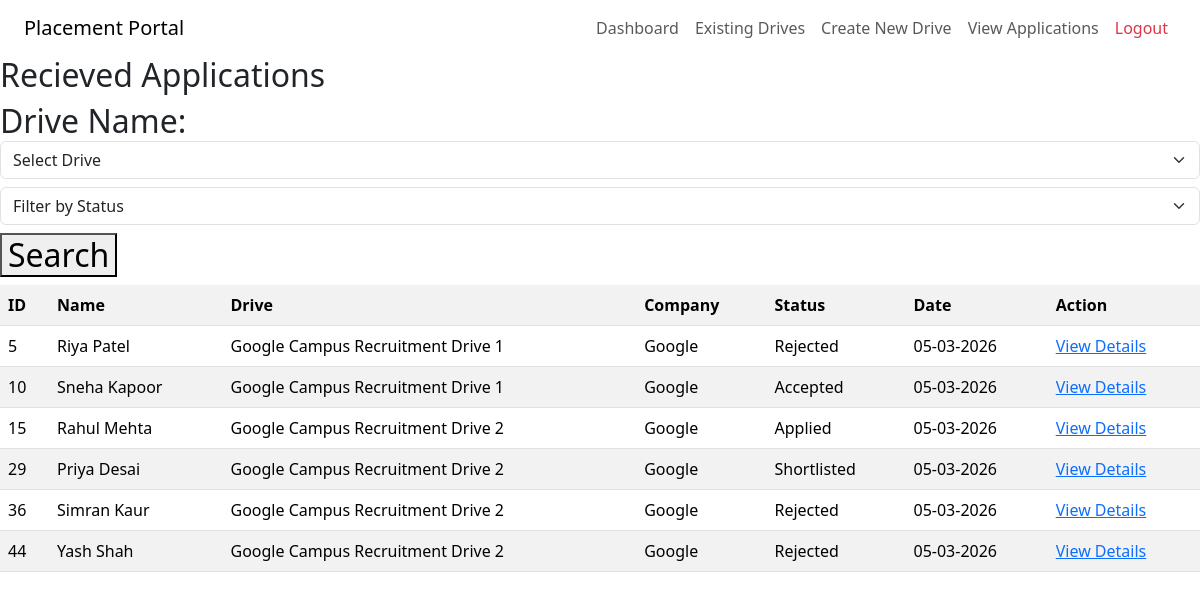
The app's page /company/1/viewApplications (signed in) with its own data.
### models.py (models this page shows)
class Application(db.Model):
    __tablename__ = "applications"
    applicationId = db.Column(db.Integer, autoincrement = True , primary_key = True)
    studentId = db.Column(db.Integer, db.ForeignKey("students.studentId"))
    jobId  = db.Column(db.Integer, db.ForeignKey("jobpositions.jobId"))
    status = db.Column(db.String, default = "Applied", nullable = False)
    appliedOn = db.Column(db.DateTime, default = datetime.utcnow)
    student = db.relationship('Student', back_populates = "applications")
    job = db.relationship('JobPosition', back_populates = 'applications')
    placement = db.relationship('Placement', back_populates = "application" , uselist = False, cascade = "all, delete-orphan")

class Student(db.Model):
    __tablename__ = "students"
    studentId = db.Column(db.Integer,autoincrement = True, primary_key = True )
    userId = db.Column(db.Integer, db.ForeignKey("users.userId"), nullable = False)
    name = db.Column(db.String, nullable = False)
    contactNumber = db.Column(db.Integer , nullable = False)
    department = db.Column(db.String, nullable = False)
    resume = db.Column(db.String, nullable = False)
    experience = db.Column(db.String, nullable = False)
    skills = db.Column(db.String, nullable = False)
    user = db.relationship('User', back_populates = "student")
    applications = db.relationship('Application', back_populates = "student", lazy = True, cascade = "all, delete-orphan")

class JobPosition(db.Model):
    __tablename__ = "jobpositions"
    jobId = db.Column(db.Integer, primary_key = True, autoincrement = True)
    companyId = db.Column(db.Integer, db.ForeignKey("companies.companyId"), nullable = False)
    driveName = db.Column(db.String, nullable = False)
    positionOpen= db.Column(db.String, nullable = False)
    description = db.Column(db.String, nullable = False)
    skillsRequired = db.Column(db.String, nullable = False)
    experienceRequired = db.Column(db.String, nullable = False)
    active = db.Column(db.Boolean, default = True, nullable = False)
    salary = db.Column(db.String, nullable = False)
    location = db.Column(db.String, nullable = False)
    company = db.relationship('Company', back_populates = "jobs")
    applications = db.relationship('Application', back_populates = 'job', lazy = True, cascade = "all, delete-orphan")

class Company(db.Model):
    __tablename__ = "companies"
    companyId = db.Column(db.Integer, autoincrement = True, primary_key = True)
    userId = db.Column(db.Integer, db.ForeignKey("users.userId"), nullable = False)
    companyName = db.Column(db.String, nullable = False)
    industry = db.Column(db.String, nullable = False)
    description = db.Column(db.String, nullable = False)
    companyEmail = db.Column(db.String,nullable = False)
    approved = db.Column(db.Boolean, default = False, nullable = False)
    jobs = db.relationship('JobPosition', back_populates = "company", lazy = True, cascade = "all, delete-orphan")
    user = db.relationship('User', back_populates = "company")

### app.py (the view, shortened to what this page needs)
@app.route('/company/<int:companyId>/viewApplications', methods = ["GET", "POST"])
@role_required('Company')
def showCompanyApplications(companyId):
    if request.method == "GET":
        viewAppId = request.args.get("viewAppId")
        selectedApplication = None
        drives = JobPosition.query.filter_by(companyId = companyId).all()
        if viewAppId:
            selectedApplication = Application.query.filter_by(applicationId = viewAppId).first()
        applications = []
        for drive in drives:
            applicationsList = Application.query.filter_by(jobId = drive.jobId).all()
            for application in applicationsList:
                applications.append(application)
        return render_template('./company/viewApplications.html',drives = drives, applications = applications,companyId = companyId, selectedApplication = selectedApplication )

### app.py (called while the page is built)
@loginManager.user_loader
def load_user(userId):
    return User.query.get(int(userId))

def role_required(role):
    def wrapper(func):
        @wraps(func)
        @login_required
        def decorated_function(*args, **kwargs):
            if current_user.role != role:
                abort(403)
            return func(*args,**kwargs)
        return decorated_function
    return wrapper

### templates/company/viewApplications.html (shortened to what this page needs)
<!DOCTYPE html>
<html>
    <head>
        <link href="https://cdn.jsdelivr.net/npm/bootstrap@5.3.3/dist/css/bootstrap.min.css" rel="stylesheet">
    </head>
    <body>
        <nav class="navbar navbar-expand-lg px-4">
        <a class="navbar-brand" href="{{ url_for('showCompanyDash', companyId = companyId) }}">Placement Portal</a>
        <div class="collapse navbar-collapse">
            <ul class="navbar-nav ms-auto">
                <li class = "nav-item">
                    <a class = "nav-link" href = "{{ url_for('showCompanyDash', companyId = companyId) }}">Dashboard</a>
                </li>
                <li class = "nav-item">
                    <a class = "nav-link" href = "{{ url_for('showCompanyDrives', companyId = companyId) }}">Existing Drives</a>
                </li>
                <li class = "nav-item">
                    <a class = "nav-link" href = "{{ url_for('createDrive', companyId = companyId) }}">Create New Drive</a>
                </li>
                <li class = "nav-item">
                    <a class = "nav-link" href = "{{ url_for('showCompanyApplications', companyId = companyId) }}">View Applications</a>
                </li>
                <li class = "nav-item">
                    <a class = "nav-link text-danger" href = "{{ url_for('index') }}">Logout</a>
                </li>
            </ul>
        </div>
    </nav>
    <h2>Recieved Applications</h2>
    <form method = "POST" action = "/company/{{ companyId }}/viewApplications">
    <h2>Drive Name:
        <select name="jobId" class="form-select mb-2" required>
            <option value="" disabled selected>Select Drive</option>
        </select>
        <select name="statusVal" class="form-select mb-2">
                        <option value="" disabled selected>Filter by Status</option>
                        </select>
        <button type="submit">Search</button>
    </h2>
    </form>
    <div style = "max-height: 400px; overflow-y: auto;">
        <table class = "table table-striped">
            <tr>
                <th>ID</th>
                <th>Name</th>
                <th>Drive</th>
                <th>Company</th>
                <th>Status</th>
                <th>Date</th>
                <th>Action</th>
            </tr>
            {% for application in applications %}
            <tr>
                <td>{{ application.applicationId }}</td>
                <td>{{ application.student.name }}</td>
                <td>{{ application.job.driveName }}</td>
                <td>{{ application.job.company.companyName }}</td>
                <td>{{ application.status }}</td>
                <td>{{ application.appliedOn.strftime('%d-%m-%Y') }}</td>
                <td><a href = "{{url_for('showCompanyApplications', companyId = companyId, viewAppId = application.applicationId)}}">View Details</a></td>
            </tr>
            {% endfor %}
        </table>
        </div>
    </body>
</html>

### records on screen
Application: applicationId "5", student.name "Riya Patel", job.driveName "Google Campus Recruitment Drive 1", job.company.companyName "Google", status "Rejected", appliedOn "05-03-2026"
Application: applicationId "10", student.name "Sneha Kapoor", job.driveName "Google Campus Recruitment Drive 1", job.company.companyName "Google", status "Accepted", appliedOn "05-03-2026"
Application: applicationId "15", student.name "Rahul Mehta", job.driveName "Google Campus Recruitment Drive 2", job.company.companyName "Google", status "Applied", appliedOn "05-03-2026"
Application: applicationId "29", student.name "Priya Desai", job.driveName "Google Campus Recruitment Drive 2", job.company.companyName "Google", status "Shortlisted", appliedOn "05-03-2026"
Application: applicationId "36", student.name "Simran Kaur", job.driveName "Google Campus Recruitment Drive 2", job.company.companyName "Google", status "Rejected", appliedOn "05-03-2026"
Application: applicationId "44", student.name "Yash Shah", job.driveName "Google Campus Recruitment Drive 2", job.company.companyName "Google", status "Rejected", appliedOn "05-03-2026"
